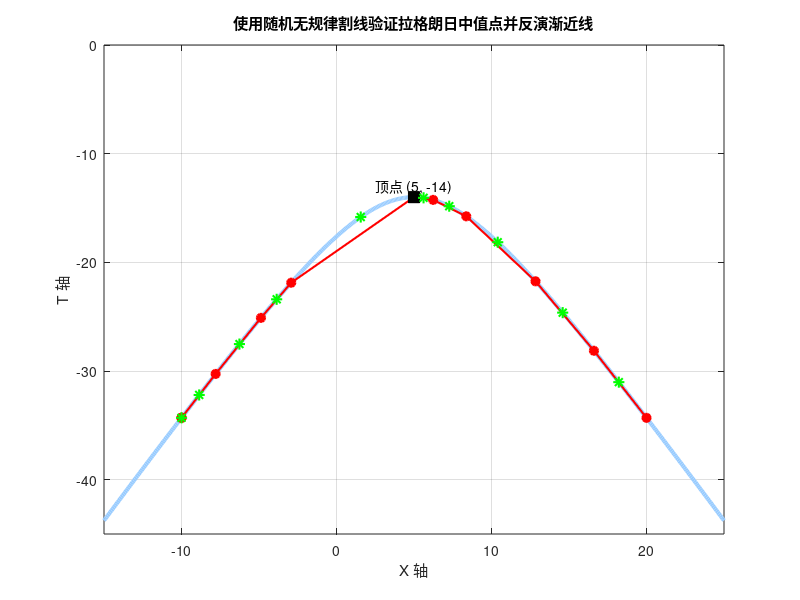

Reproduce this figure in MATLAB.
clear; close all; clc;

% 1. 基本参数设置
% 提取下半分支方程 (代码中 y 代表 t)
hyberbola_func = @(x) -2 - 2 * sqrt(36 + (x - 5).^2);

% 2. 生成无规律的随机端点
% 固定两端和顶点(x=5)，在中间随机插入 4 个点，并进行排序保证单调递增
% 左侧区间 [-10, 5] 随机划分
x_left_random = sort(-10 + 15 * rand(1, 4)); 
x_left = [-10, x_left_random, 5];    

% 右侧区间 [5, 20] 随机划分
x_right_random = sort(5 + 15 * rand(1, 4));
x_right = [5, x_right_random, 20];   

y_left = hyberbola_func(x_left);
y_right = hyberbola_func(x_right);

% 3. 计算无规律割线的斜率 f
slopes_left = diff(y_left) ./ diff(x_left);
slopes_right = diff(y_right) ./ diff(x_right);

% --- 画图准备 ---
x_full = linspace(-15, 25, 500); 
y_full = hyberbola_func(x_full);

figure('Color', 'w', 'Name', '无规律割线反演渐近线斜率');
plot(x_full, y_full, 'Color', [0.6 0.8 1], 'LineWidth', 3); hold on;
% 画出随机割线
plot(x_left, y_left, 'ro-', 'LineWidth', 1.5, 'MarkerFaceColor', 'r');
plot(x_right, y_right, 'ro-', 'LineWidth', 1.5, 'MarkerFaceColor', 'r');

% 标注顶点 (x=5, y=-14)
plot(5, -14, 'ks', 'MarkerSize', 8, 'MarkerFaceColor', 'k');
text(5, -13, '顶点 (5, -14)', 'HorizontalAlignment', 'center');

% 4 & 5. 打印数据，寻找中值点进行反演计算
fprintf('================= 左侧 5 条无规律割线反演计算 =================\n');
for i = 1:5
    x1 = x_left(i);   y1 = y_left(i);
    x2 = x_left(i+1);
    f = slopes_left(i);
    
    % 最大距离法求拉格朗日中值点
    dist_func = @(x) -(hyberbola_func(x) - (y1 + f * (x - x1)));
    x_r = fminbnd(dist_func, x1, x2);
    y_r = hyberbola_func(x_r); % y_r 就是此时的 t_r
    
    % 使用反演公式计算渐近线斜率 k: sqrt(abs( f * (t_r + 2) / (x_r - 5) ))
    k_inverse = sqrt(abs(f * (y_r + 2) / (x_r - 5)));
    
    % 打印区间的跨度(以显示其无规律性)和反演结果
    fprintf('区间跨度: %5.2f | f = %7.4f | 反演渐近线斜率 k = %7.4f\n', ...
        x2 - x1, f, k_inverse);
        
    plot(x_r, y_r, 'g*', 'MarkerSize', 8, 'LineWidth', 1.5);
end

fprintf('\n================= 右侧 5 条无规律割线反演计算 =================\n');
for i = 1:5
    x1 = x_right(i);   y1 = y_right(i);
    x2 = x_right(i+1);
    f = slopes_right(i);
    
    dist_func = @(x) -(hyberbola_func(x) - (y1 + f * (x - x1)));
    x_r = fminbnd(dist_func, x1, x2);
    y_r = hyberbola_func(x_r);
    
    k_inverse = sqrt(abs(f * (y_r + 2) / (x_r - 5)));
    
    fprintf('区间跨度: %5.2f | f = %7.4f | 反演渐近线斜率 k = %7.4f\n', ...
        x2 - x1, f, k_inverse);
        
    plot(x_r, y_r, 'g*', 'MarkerSize', 8, 'LineWidth', 1.5);
end

% 图形美化
title('使用随机无规律割线验证拉格朗日中值点并反演渐近线');
xlabel('X 轴');
ylabel('T 轴');
axis([-15 25 -45 0]);
grid on;
